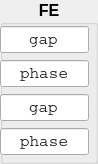
        <widget class="QGroupBox" name="groupBox_FE_record">
         <property name="font">
          <font>
           <pointsize>12</pointsize>
           <weight>75</weight>
           <bold>true</bold>
           <kerning>true</kerning>
          </font>
         </property>
         <property name="title">
          <string>FE</string>
         </property>
         <property name="alignment">
          <set>Qt::AlignHCenter|Qt::AlignTop</set>
         </property>
         <widget class="QLineEdit" name="lineEdit_plt_FE_Hgap">
          <property name="geometry">
           <rect>
            <x>0</x>
            <y>26</y>
            <width>89</width>
            <height>27</height>
           </rect>
          </property>
          <property name="sizePolicy">
           <sizepolicy hsizetype="Fixed" vsizetype="Fixed">
            <horstretch>0</horstretch>
            <verstretch>0</verstretch>
           </sizepolicy>
          </property>
          <property name="font">
           <font>
            <family>Courier</family>
            <pointsize>12</pointsize>
            <weight>50</weight>
            <bold>false</bold>
           </font>
          </property>
          <property name="statusTip">
           <string>optic 1</string>
          </property>
          <property name="whatsThis">
           <string>first optic title</string>
          </property>
          <property name="text">
           <string>gap</string>
          </property>
          <property name="alignment">
           <set>Qt::AlignCenter</set>
          </property>
         </widget>
         <widget class="QLineEdit" name="lineEdit_plt_FE_Hctr">
          <property name="geometry">
           <rect>
            <x>0</x>
            <y>60</y>
            <width>89</width>
            <height>27</height>
           </rect>
          </property>
          <property name="sizePolicy">
           <sizepolicy hsizetype="Fixed" vsizetype="Fixed">
            <horstretch>0</horstretch>
            <verstretch>0</verstretch>
           </sizepolicy>
          </property>
          <property name="font">
           <font>
            <family>Courier</family>
            <pointsize>12</pointsize>
            <weight>50</weight>
            <bold>false</bold>
           </font>
          </property>
          <property name="statusTip">
           <string>optic 1</string>
          </property>
          <property name="whatsThis">
           <string>first optic title</string>
          </property>
          <property name="text">
           <string>phase</string>
          </property>
          <property name="alignment">
           <set>Qt::AlignCenter</set>
          </property>
         </widget>
         <widget class="QLineEdit" name="lineEdit_plt_FE_Vgap">
          <property name="enabled">
           <bool>true</bool>
          </property>
          <property name="geometry">
           <rect>
            <x>0</x>
            <y>94</y>
            <width>89</width>
            <height>27</height>
           </rect>
          </property>
          <property name="sizePolicy">
           <sizepolicy hsizetype="Fixed" vsizetype="Fixed">
            <horstretch>0</horstretch>
            <verstretch>0</verstretch>
           </sizepolicy>
          </property>
          <property name="font">
           <font>
            <family>Courier</family>
            <pointsize>12</pointsize>
            <weight>50</weight>
            <bold>false</bold>
           </font>
          </property>
          <property name="statusTip">
           <string>optic 1</string>
          </property>
          <property name="whatsThis">
           <string>first optic title</string>
          </property>
          <property name="text">
           <string>gap</string>
          </property>
          <property name="frame">
           <bool>true</bool>
          </property>
          <property name="alignment">
           <set>Qt::AlignCenter</set>
          </property>
          <property name="clearButtonEnabled">
           <bool>false</bool>
          </property>
         </widget>
         <widget class="QLineEdit" name="lineEdit_plt_FE_Vctr">
          <property name="enabled">
           <bool>true</bool>
          </property>
          <property name="geometry">
           <rect>
            <x>0</x>
            <y>128</y>
            <width>89</width>
            <height>27</height>
           </rect>
          </property>
          <property name="sizePolicy">
           <sizepolicy hsizetype="Fixed" vsizetype="Fixed">
            <horstretch>0</horstretch>
            <verstretch>0</verstretch>
           </sizepolicy>
          </property>
          <property name="font">
           <font>
            <family>Courier</family>
            <pointsize>12</pointsize>
            <weight>50</weight>
            <bold>false</bold>
           </font>
          </property>
          <property name="statusTip">
           <string>optic 1</string>
          </property>
          <property name="whatsThis">
           <string>first optic title</string>
          </property>
          <property name="text">
           <string>phase</string>
          </property>
          <property name="frame">
           <bool>true</bool>
          </property>
          <property name="alignment">
           <set>Qt::AlignCenter</set>
          </property>
         </widget>
        </widget>
